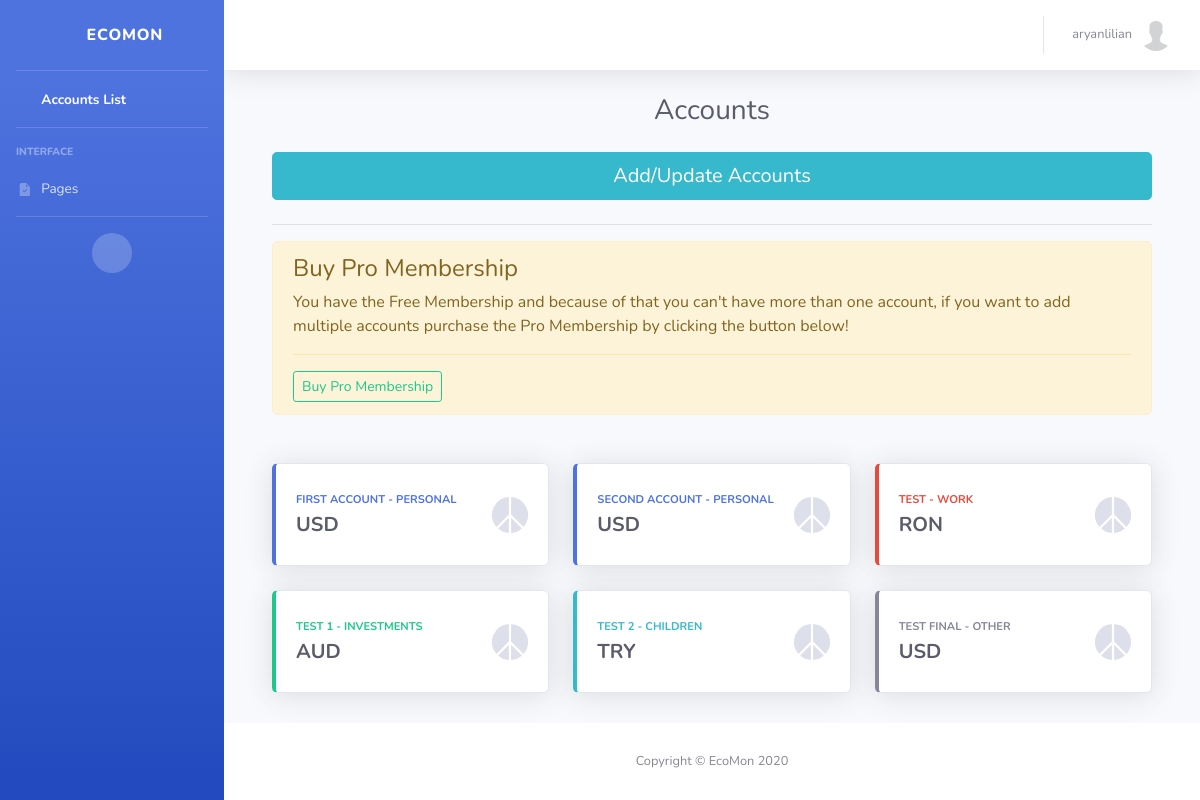
Before: /users/accounts/ (signed in) with the older database file.
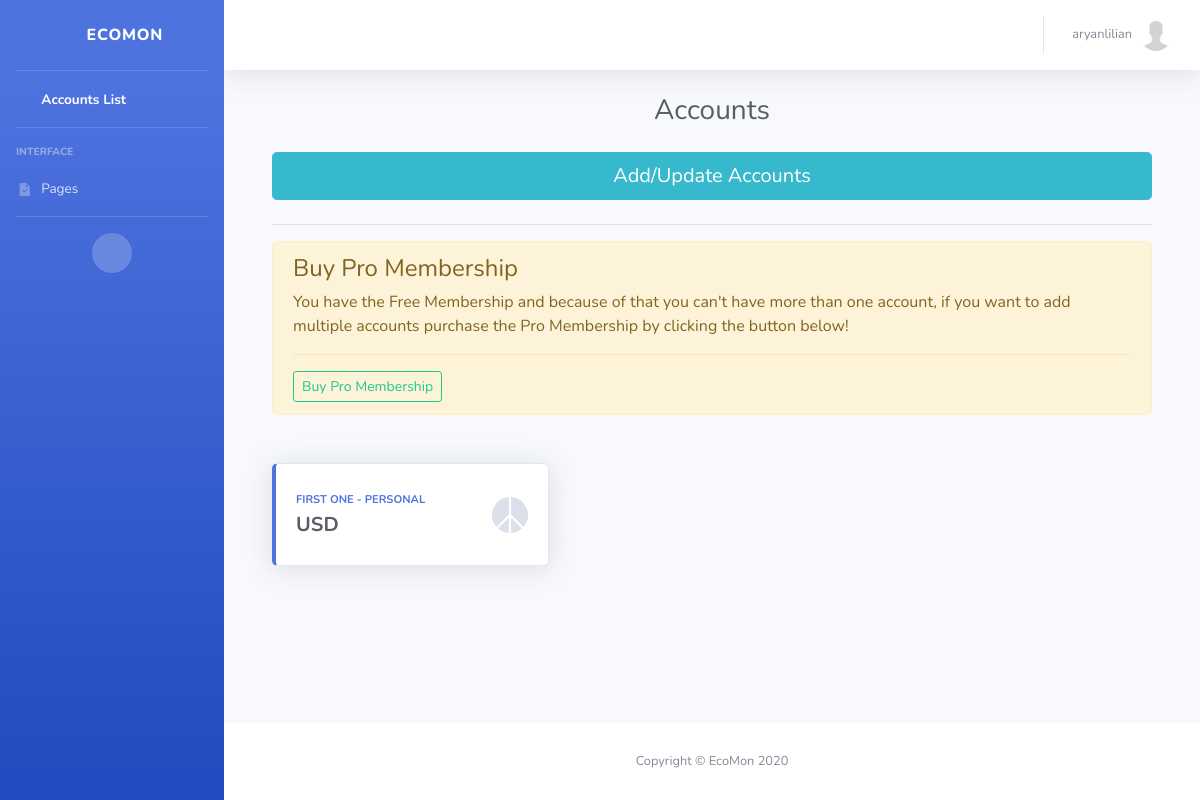
After: the same page with the newer database file.
### users/models.py (models this page shows, shortened)
class Account(models.Model):
    class Currency(models.TextChoices):
        AED = 'AED', _('AED')
        AUD = 'AUD', _('AUD')
        BRL = 'BRL', _('BRL')
        CAD = 'CAD', _('CAD')
        CHF = 'CHF', _('CHF')
        CLP = 'CLP', _('CLP')
        CNY = 'CNY', _('CNY')
        COP = 'COP', _('COP')
        CZK = 'CZK', _('CZK')
        DKK = 'DKK', _('DKK')
        EUR = 'EUR', _('EUR')
        GBP = 'GBP', _('GBP')
        HKD = 'HKD', _('HKD')
        HUF = 'HUF', _('HUF')
        IDR = 'IDR', _('IDR')
        ILS = 'ILS', _('ILS')
        INR = 'INR', _('INR')
        JPY = 'JPY', _('JPY')
        KRW = 'KRW', _('KRW')
        MDL = 'MDL', _('MDL')
        MXN = 'MXN', _('MXN')
        MYR = 'MYR', _('MYR')
        NOK = 'NOK', _('NOK')
        NZD = 'NZD', _('NZD')
        PHP = 'PHP', _('PHP')
        PLN = 'PLN', _('PLN')
        RON = 'RON', _('RON')
        RUB = 'RUB', _('RUB')
        SAR = 'SAR', _('SAR')
        SEK = 'SEK', _('SEK')
        SGD = 'SGD', _('SGD')
        THB = 'THB', _('THB')
        TRY = 'TRY', _('TRY')
        TWD = 'TWD', _('TWD')
        USD = 'USD', _('USD')
        ZAR = 'ZAR', _('ZAR')
    class Category(models.TextChoices):
        PERSONAL = _('Personal')
        WORK = _('Work')
        INVESTMENTS = _('Investments')
        CHILDREN = _('Children')
        OTHER = _('Other')
    user = models.ForeignKey(User, on_delete=models.CASCADE)
    name = models.CharField(_('Name'), max_length=200, unique=True)
    created_date = models.DateTimeField(_('Created Date/Time'), auto_now_add=True)
    updated_date = models.DateTimeField(_('Updated Date/Time'), auto_now=True)
    category = models.CharField(
        _('Category'), max_length=11, choices=Category.choices, default=Category.PERSONAL
    )
    currency = models.CharField(
        _('Currency'), max_length=3, choices=Currency.choices, default=Currency.USD
    )

### users/views.py (the view)
# urls.py: path('accounts/', AccountsListView.as_view(), name='accounts'),
class AccountsListView(LoginRequiredMixin, ListView):
    model = Account
    context_object_name = 'accounts'
    template_name = 'users/accounts.html'
    def get_context_data(self, **kwargs):
        context = super().get_context_data(**kwargs)
        context['title'] = template_titles['accounts_title']
        return context
    def get_queryset(self, *args, **kwargs):
        return super().get_queryset(*args, **kwargs).filter(user=self.request.user)

### templates/users/accounts.html (shortened to what this page needs)
{% extends 'users/base.html' %}
{% block content %}
<div class="container">
    <a href="{% url 'add-accounts' %}" class="btn btn-info btn-lg btn-block mb-4">Add/Update Accounts</a>
    <hr>
    {% if not user.pro_membership and accounts %}
        <div class="alert alert-warning mb-5" role="alert">
            <h4 class="alert-heading">Buy Pro Membership</h4>
            <p>You have the Free Membership and because of that you can't have more than one account, if you want to add multiple accounts purchase the Pro Membership by clicking the button below!</p>
            <hr>
            <a class="btn btn-outline-success btn-sm" href="">Buy Pro Membership</a>
        </div>
    {% endif %}
    <div class="row">
        {% for account in accounts %}
            <div class="col-xl-4 col-md-6 mb-4">
                <div class="card border-left-{% if account.category == 'Personal' %}primary{% elif account.category == 'Work' %}danger{% elif account.category == 'Investments' %}success{% elif account.category == 'Children' %}info{% else %}secondary{% endif %} shadow h-100 py-2">
                    <div class="card-body">
                        <div class="row no-gutters align-items-center">
                            <div class="col mr-2">
                                <a href="{% url 'dashboard' account.id %}">
                                    <div class="text-xs font-weight-bold text-{% if account.category == 'Personal' %}primary{% elif account.category == 'Work' %}danger{% elif account.category == 'Investments' %}success{% elif account.category == 'Children' %}info{% else %}secondary{% endif %} text-uppercase mb-1">
                                        {{ account.name }} - {{ account.category }}
                                    </div>
                                    <div class="h5 mb-0 font-weight-bold text-gray-800">{{ account.currency }}</div>
                                </a>
                            </div>
                            <div class="col-auto">
                            </div>
                        </div>
                    </div>
                </div>
            </div>
        {% endfor %}
    </div>
</div>
{% endblock %}

Changed rows visible on the page:
removed Account: name "FIRST ACCOUNT", category "PERSONAL", currency "USD"
removed Account: name "SECOND ACCOUNT", category "PERSONAL", currency "USD"
removed Account: name "TEST", category "WORK", currency "RON"
removed Account: name "TEST 1", category "INVESTMENTS", currency "AUD"
removed Account: name "TEST 2", category "CHILDREN", currency "TRY"
removed Account: name "TEST FINAL", category "OTHER", currency "USD"
added Account: name "FIRST ONE", category "PERSONAL", currency "USD"
